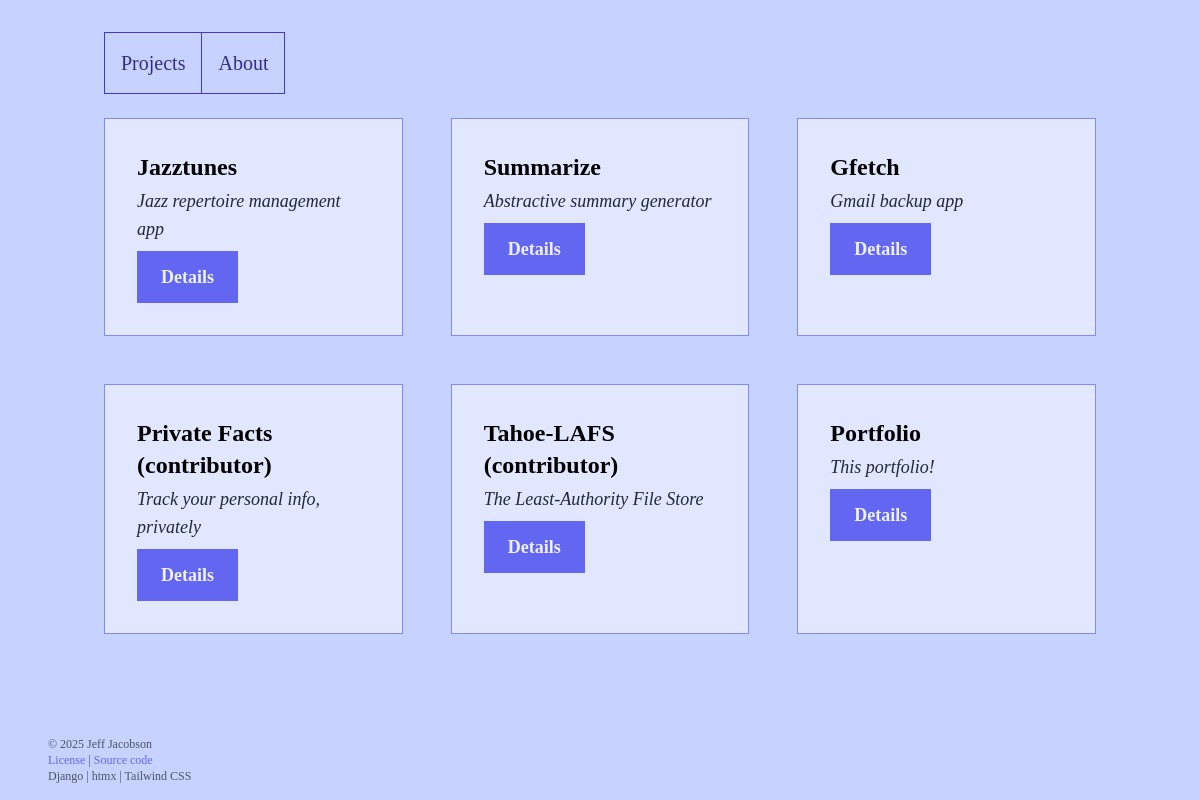
Before: / with the older database file.
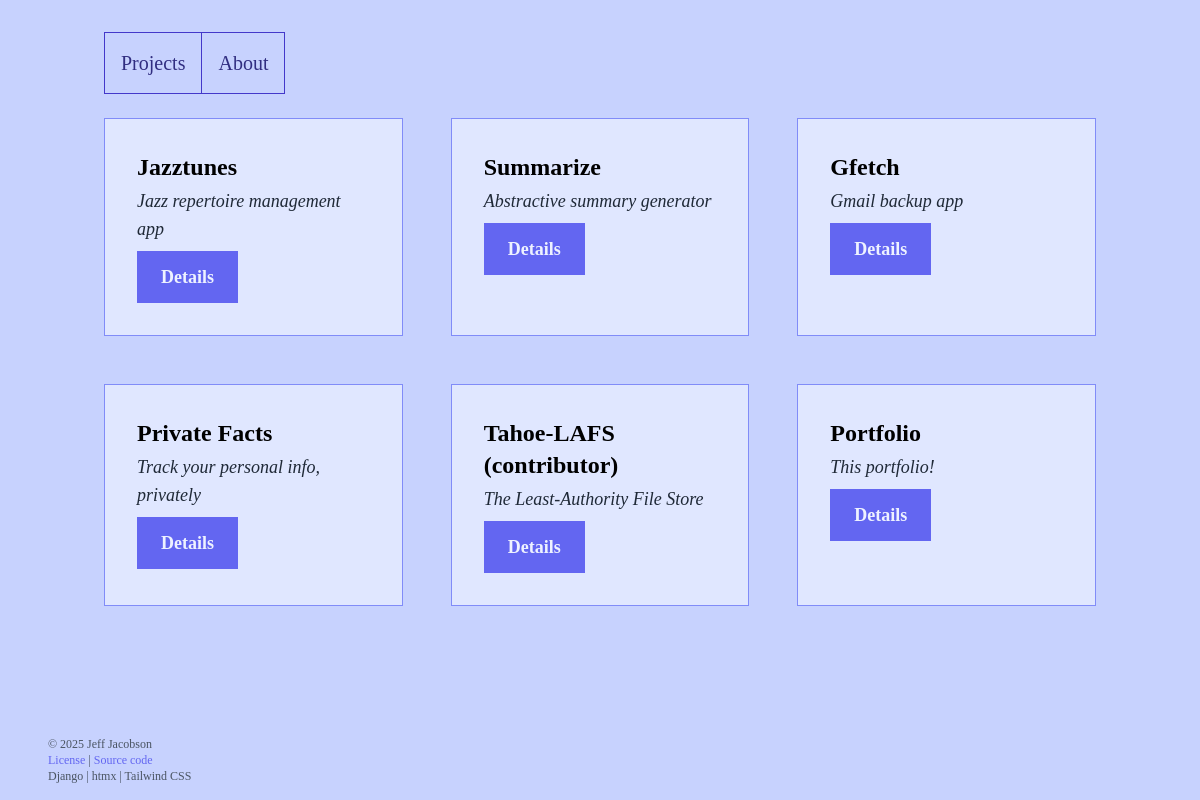
After: the same page with the newer database file.
### portfolio/models.py (models this page shows, shortened)
class Project(models.Model):
    title = models.CharField(max_length=50)
    blurb = models.CharField(max_length=100, null=True, blank=True)
    description = models.TextField(default="Description goes here")
    core_tech = models.CharField(max_length=200, null=True, blank=True)
    supporting_tech = models.CharField(max_length=200, null=True, blank=True)
    url = models.URLField(null=True, blank=True)
    screenshot = models.CharField(max_length=100, null=True, blank=True)

### portfolio/views.py (the view)
# urls.py: path("", views.index, name="index"),
def index(request):
    projects = Project.objects.all()
    if request.headers.get('HX-Request'):
        return render(request, 'portfolio/_projects.html', {'projects': projects})
    return render(
        request, "portfolio/index.html",
        {"projects": projects}
        )

### portfolio/templates/portfolio/index.html
{% extends "base.html" %}
{% block content %}
<div id="tab-content">
    {% include "portfolio/_projects.html" %}
</div>
{% endblock %}

### portfolio/templates/portfolio/_projects.html
<div class="grid grid-cols-1 md:grid-cols-2 lg:grid-cols-3 gap-12">
    {% for project in projects %}
    <div class="bg-indigo-100 border border-indigo-400 p-8 hover:shadow-sm">
        <h1 class="text-2xl font-semibold mb-1">{{ project.title }}</h1>
        <p class="text-lg text-gray-800 mb-2 italic">{{ project.blurb }}</p>
        <button
            class="bg-indigo-500 hover:bg-indigo-600 text-indigo-50 font-bold py-3 px-6 text-lg"
            hx-get="{% url 'details' project.pk %}"
            hx-target="#tab-content"
            hx-swap="innerHTML"
        >
        Details
        </button>
    </div>
    {% endfor %}
</div>

Changed rows visible on the page:
changed Project "Track your personal info, privately": title "Private Facts (contributor)" → "Private Facts"
